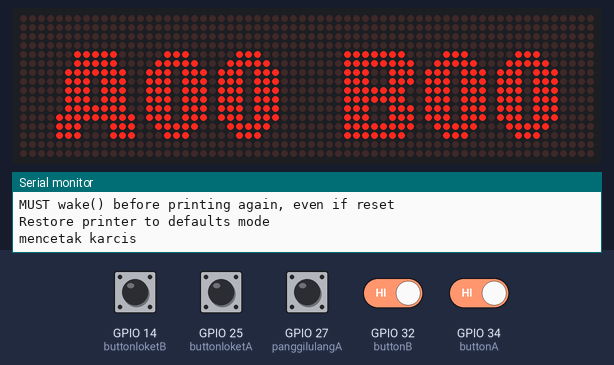
Bench run of a sketch on a simulated ESP32. On the bench: 64×16 LED matrix, the last lines printed to the serial monitor. The test bench sets the inputs (shaded band); at power-on: GPIO 14 (buttonloketB), GPIO 25 (buttonloketA), GPIO 27 (panggilulangA), GPIO 32 (buttonB), GPIO 34 (buttonA) HIGH. Nothing arrives over Bluetooth unless stated; the audio player accepts every command and is not drawn.

Above: at 1.8 s.
1.9 s: GPIO 32 (buttonB) driven LOW and GPIO 34 (buttonA) driven LOW
At 3.6 s:
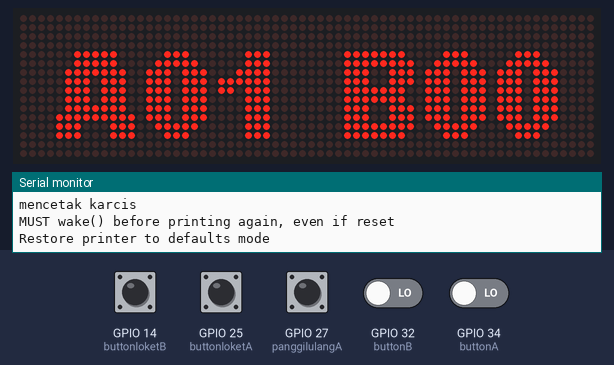
At 8.1 s:
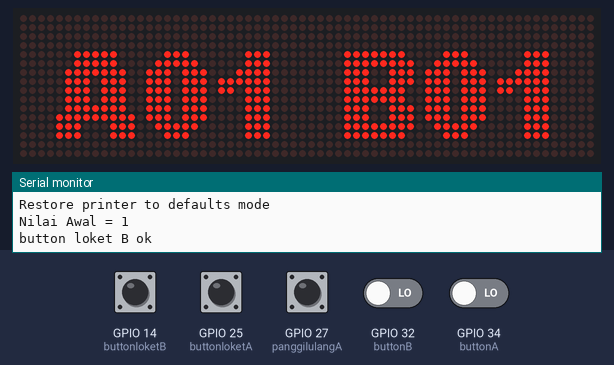
Timing chart, 0 to 9.6 s (numbered marks = the images above; inputs shaded):
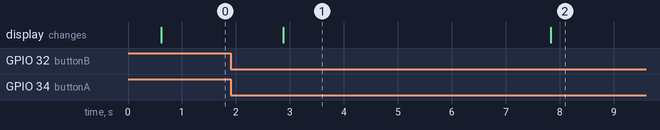

The sketch:

dmd32_panelp10.ino
```cpp
#include <DMD32.h>
#include "fonts/SystemFont5x7.h"
#include "fonts/Arial_Black_16_ISO_8859_1.h"
#include "fonts/Arial_black_16.h"

#include "BluetoothSerial.h"
#include "Adafruit_Thermal.h"

#include "Arduino.h"
#include "DFRobotDFPlayerMini.h"

DFRobotDFPlayerMini mp3;
void printDetail(uint8_t type, int value);

int nilaiAwal_a = 0;
int nilaiAwal_b = 0;
#define belas 12
#define puluh 13
#define seratus 14

/////////////////////////
String NomerA = "A00";
String NomerB = "B00";

String nomer_a, nomer_b; //hasil akhir yang akan di print ke bt
int nilaiA, nilaiB = 0; //untuk menampung nilai dari buttonA dan buttonB
unsigned long lalu,lalu2 ;
unsigned long waktusekarang;
bool state = false;
bool panelA = false;
///////////////////////////

///////////////////////////////
BluetoothSerial SerialBT;
Adafruit_Thermal printer(&SerialBT);
uint8_t address[6]  = {0x66, 0x32, 0xB0, 0xC6, 0x1D, 0xBF};
String name = "RPP02N";
char *pin = "0000";
bool connected;
//////////////////////////////////
#define buttonA 34 //25 //14 //32
#define buttonB 32 //27 //12 //34

#define buttonloketA 25
#define buttonloketB 14

#define panggilulangA 27
#define panggilulangB 12

const char *nmr_a = "A00";
const char *nmr_b = "B00";

#define DISPLAYS_ACROSS 2
#define DISPLAYS_DOWN 1
int x = 1;
int c = 1;
int v = 1;
DMD dmd(DISPLAYS_ACROSS, DISPLAYS_DOWN);
const int defaultBrightness = (15 * 255) / 100;
//Timer setup
//create a hardware timer  of ESP32
hw_timer_t * timer = NULL;

void IRAM_ATTR triggerScan()
{
  dmd.scanDisplayBySPI();
}

void setup(void)
{ Serial.begin(115200);
  Serial2.begin(9600);
  mp3.begin(Serial2);
  mp3.setTimeOut(500); //Set serial communictaion time out 500ms
  mp3.volume(30);  //Set volume value (0~30).
  mp3.volumeUp(); //Volume Up
  mp3.volumeDown(); //Volume Down
  mp3.EQ(DFPLAYER_EQ_NORMAL);
  mp3.outputDevice(DFPLAYER_DEVICE_SD);

  SerialBT.begin("ESP32test", true);    // master = true
  SerialBT.setPin(pin);
  connected = SerialBT.connect(address);
  //connected = SerialBT.connect(address);
  Serial.print("connected : ");
  Serial.println(connected);
  if (connected) {
    Serial.println("Connected Succesfully!");
  } else {
    while (!SerialBT.connected(5000)) {
      Serial.println("Failed to connect. Make sure remote device is available and in range, then restart app.");
    }
  }
  SerialBT.connect();
  delay(100);

  pinMode(buttonA, INPUT_PULLUP);
  pinMode(buttonB, INPUT_PULLUP);
  pinMode(buttonloketA, INPUT_PULLUP);
  pinMode(buttonloketB, INPUT_PULLUP);
  pinMode(panggilulangA, INPUT_PULLUP);
  pinMode(panggilulangB, INPUT_PULLUP);

  //

  uint8_t cpuClock = ESP.getCpuFreqMHz();
  timer = timerBegin(0, cpuClock, true);
  timerAttachInterrupt(timer, &triggerScan, true);
  timerAlarmWrite(timer, 300, true);
  timerAlarmEnable(timer);

  //clear/init the DMD pixels held in RAM
  dmd.clearScreen( true );   //true is normal (all pixels off), false is negative (all pixels on)
  //Bluetooth device name
  dmd.setBrightness(100); //1-255
  dmd.selectFont(Arial_Black_16_ISO_8859_1);
//  mp3.play(19);

  loketA();
  loketB();
}


void loketA() {

  dmd.selectFont(Arial_Black_16_ISO_8859_1);

  dmd.drawString( 4,  1, nmr_a, 3, GRAPHICS_NORMAL    );   // clock colon overlay off


}

void loketB() {

  dmd.selectFont(Arial_Black_16_ISO_8859_1);

  dmd.drawString( 36,  1, nmr_b, 3, GRAPHICS_NORMAL    );   // clock colon overlay off


}


void buttonAA() {
  String NomerAA = "A00";
  String nomer_aa;
  if (digitalRead(buttonA) == HIGH) {
    nilaiA++;
    //    nomer = String(nilaiA);
    if (nilaiA < 10) {
      NomerAA = + "A0";
    } else if (nilaiA >= 10 && nilaiA < 31) {
      NomerAA = + "A";
    }
    nomer_aa = NomerAA + String(nilaiA);

    printkarcis(nomer_aa); //mencetak ke printer tehermal
    delay(300);
  }

  if (nilaiA > 30) {
    nilaiA = 0;
  }

}

void buttonBB() {
  String NomerBB = "B00";
  String nomer_bb;
  if (digitalRead(buttonB) == HIGH) {
    nilaiB++;
    if (nilaiB < 10) {
      NomerBB = + "B0";
    } else if (nilaiB >= 10 && nilaiB < 31) {
      NomerBB = + "B";
    }
    nomer_bb = NomerBB + String(nilaiB);

    printkarcis(nomer_bb);
    delay(300);
  }

  if (nilaiB > 30) { //apabila nilai dari tombol b lebih dari angka 99, maka akan kembali ke 0
    nilaiB = 0;
  }

}


void printkarcis(String karcis) { //fungsi untuk mencetak nomer antrian berdasarkan tombol A atau B

  if (digitalRead(buttonA) == HIGH or digitalRead(buttonB) == HIGH) {

    Serial.println("mencetak karcis");
    printer.wake();       // MUST wake() before printing again, even if reset
    printer.setDefault(); // Restore printer to defaults
    printer.feed(1);
    printer.setSize('M');
    printer.justify('C');
    printer.println(F("Karcis Nomor Antrian:"));

    printer.feed(1);

    printer.boldOn();
    printer.justify('C');
    printer.setSize('L');
    printer.println(karcis);
    printer.boldOff();

    printer.feed(1);

    printer.justify('C');
    printer.setSize('S');
    printer.println(F("Created by EMBUN'S 369"));
    printer.feed(3);

    printer.sleep();      // Tell printer to sleep
    delay(500L);         // Sleep for 3 seconds

    Serial.println("MUST wake() before printing again, even if reset");

    Serial.println("Restore printer to defaults mode");


  }
}


void terbilang(int antriannya , int keloket, int nilaipanggil) {

  if (nilaipanggil < 10) {
    mp3.play(antriannya);
    delay(2600);
    mp3.play(nilaipanggil);
    delay(965);
    mp3.play(keloket);
    delay(1000);
  } else if (nilaipanggil == 10) {
    mp3.play(antriannya);
    delay(2700);
    mp3.play(10);
    delay(900);
    mp3.play(keloket);
    delay(1000);
  } else if (nilaipanggil == 11) {
    mp3.play(antriannya);
    delay(2700);
    mp3.play(11);
    delay(950);
    mp3.play(keloket);
    delay(1000);
  } else if (nilaipanggil > 11 and nilaipanggil < 20) {
    mp3.play(antriannya);
    delay(2700);
    mp3.play(nilaipanggil - 10);
    delay(850);
    mp3.play(belas);
    delay(1350);
    mp3.play(keloket);
    delay(1000);
  } else  if (nilaipanggil == 20) {
    mp3.play(antriannya);
    delay(2700);
    mp3.play(2);
    delay(850);
    mp3.play(puluh);
    delay(1000);
    mp3.play(keloket);
    delay(1000);
  } else if (nilaipanggil > 20 and nilaipanggil < 30) {
    mp3.play(antriannya);
    delay(2700);
    mp3.play((nilaipanggil - (nilaipanggil % 10)) / 10);
    delay(1500);
    mp3.play(puluh);
    delay(955);
    mp3.play(nilaipanggil % 10);
    delay(1000);
    mp3.play(keloket);
    delay(1000);
  } else if (nilaipanggil == 30) {
    mp3.play(antriannya);
    delay(2700);
    mp3.play(3);
    delay(1200);
    mp3.play(puluh);
    delay(1000);
    mp3.play(keloket);
    delay(1000);
  }

  Serial.print("Nilai Awal = ");
  Serial.println(nilaiAwal_a);
  if ( nilaiAwal_a > 30 or nilaiAwal_b > 30) {

    nilaiAwal_a = 0;
    nilaiAwal_b = 0;
  }
//    panelA = false;
  //  panelB = false;

}


void loop(void)
{

  buttonAA();
  buttonBB();

  if (!digitalRead(buttonA) and !digitalRead(buttonB)) {
    if (digitalRead(buttonloketA) == HIGH and nilaiAwal_a < nilaiA  ) {
      nilaiAwal_a++;
      panelA = true;
      delay(300);
      if (nilaiAwal_a < 10) {
        NomerA = + "A0";
      } else if (nilaiAwal_a >= 10 && nilaiAwal_a < 31) {
        NomerA = + "A";
      }

      nomer_a = NomerA + String(nilaiAwal_a);
      nmr_a = nomer_a.c_str();

      if (nilaiAwal_a > 30) {
        nilaiAwal_a = 0;
      }


      dmd.drawString( 4,  1, nmr_a, 3, GRAPHICS_NORMAL    );
      terbilang(15, 17, nilaiAwal_a);
//      panelA =false;
    }
    else if (digitalRead(buttonloketB) == HIGH and nilaiAwal_b < nilaiB ) {
      Serial.println("button loket B ok");
      nilaiAwal_b++;
      delay(300);
      if (nilaiAwal_b < 10) {
        NomerB = + "B0";
      } else if (nilaiAwal_b >= 10 && nilaiAwal_b < 31) {
        NomerB = + "B";
      }

      nomer_b = NomerB + String(nilaiAwal_b);
      nmr_b = nomer_b.c_str();

      if (nilaiAwal_b > 30) {
        nilaiAwal_b = 0;
      }
      dmd.drawString( 36,  1, nmr_b, 3, GRAPHICS_NORMAL    );
      terbilang(16, 18, nilaiAwal_b);

    } else {
      if (digitalRead(panggilulangA) == HIGH) {
        terbilang(15, 17, nilaiAwal_a);
      } else if (digitalRead(panggilulangB) == HIGH) {
        terbilang(16, 18, nilaiAwal_b);
      }

    }


  }


}
```

Measured:
- after the input at 1.9 s, the display: changes after 0.97 s (image 1)
- what the display in image 1 shows lasts 4.9 s, from 2.9 s to 7.8 s
